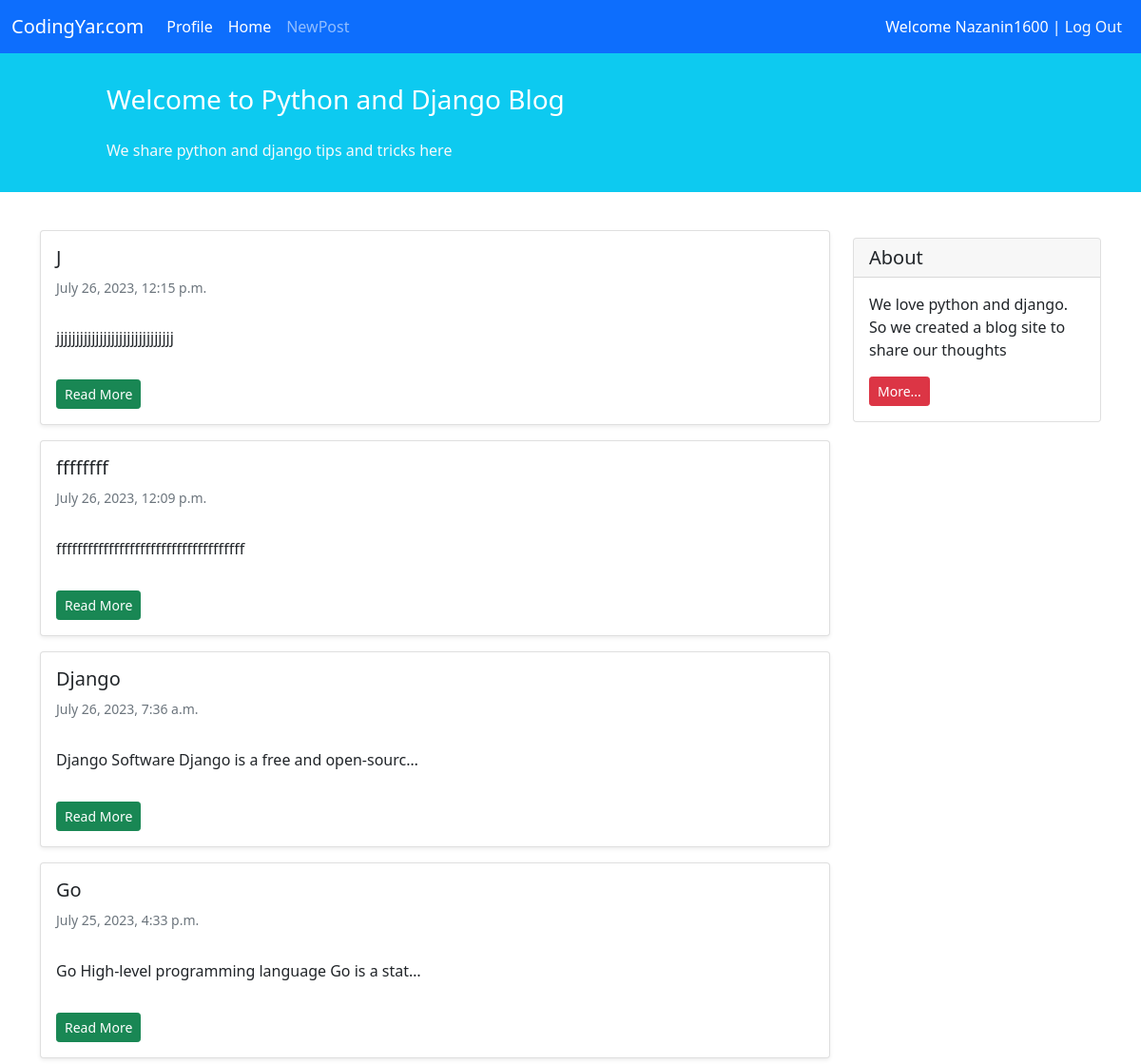
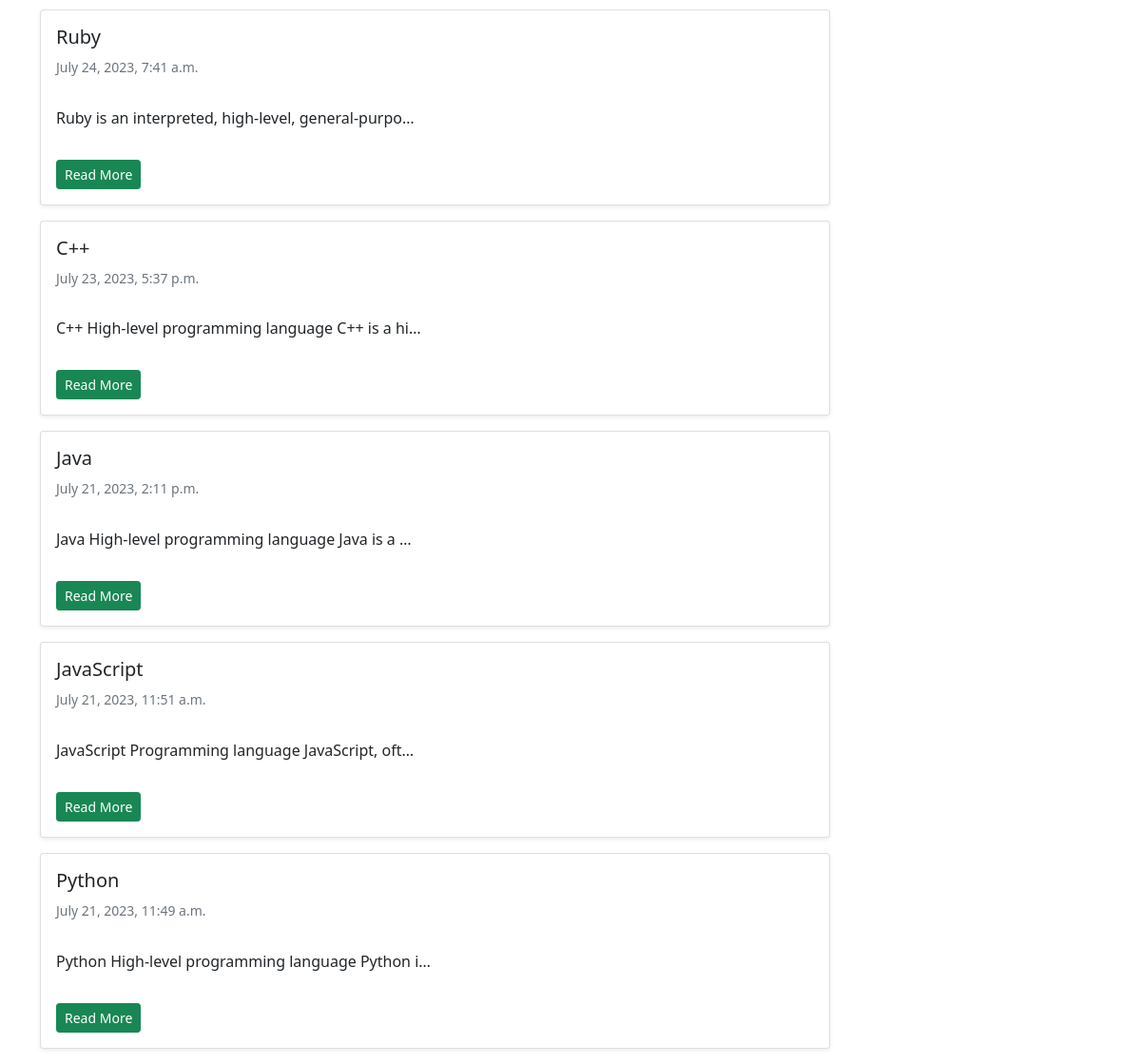
Screenshot of /blog/ (signed in) with the database file from the repository (2 pictures, top to bottom).
### blog/models.py (models this page shows)
class Post(models.Model):
    STATUS_CHOICES = (
        ('Pub', 'Published'),
        ('Drf', 'Draft'),
    )
    title = models.CharField(max_length=100)
    text = models.TextField()
    author = models.ForeignKey("auth.User", on_delete=models.CASCADE)
    datetime_creation = models.DateTimeField(auto_now_add=True)
    datetime_modified = models.DateTimeField(auto_now=True)
    status = models.CharField(max_length=3, choices=STATUS_CHOICES)
    def get_absolute_url(self):
        return reverse("post_detail", kwargs={"pk": self.pk})

### blog/views.py (the view)
# urls.py: path('', views.PostListView.as_view(), name='posts_list'),
class PostListView(generic.ListView):
    template_name = "blog/posts_list.html"
    context_object_name = "posts"
    def get_queryset(self):
        return Post.objects.filter(status="Pub").order_by("-datetime_modified")

### blog/templates/blog/posts_list.html (shortened to what this page needs)
{% extends '_base.html' %}
{% block content %}
<div class="container mt-4">
  <div class="row">
    <div class="col-9">
      {% for post in posts %}
      <div class="card shadow-sm my-3">
        <div class="card-body">
          <h5 class="card-title">{{post.title}}</h5>
          <h6 class="card-subtitle mb-2 text-muted small py-2">{{post.datetime_modified}}</h6>
          <p class="card-text py-3">
            {{post.text|truncatechars:50}}
          </p>
          <a href ="{{post.get_absolute_url}}" class="btn btn-sm btn-success">Read More</a>
        </div>
      </div>
      {% endfor %}
    </div>
    <div class="col-3">
      <div class="card my-4">
        <h5 class="card-header">About</h5>
        <div class="card-body">
          <p class="card-text">
            We love python and django. So we created a blog site to share our
            thoughts
          </p>
          <a href="#" class="btn btn-sm btn-danger"> More... </a>
        </div>
      </div>
    </div>
  </div>
</div>
{% endblock content %}

### templates/_base.html (shortened to what this page needs)
<!DOCTYPE html>
<html lang="en">
  <head>
    <link
      href="https://cdn.jsdelivr.net/npm/bootstrap@5.1.3/dist/css/bootstrap.min.css"
      rel="stylesheet"
    />
  </head>
  <body>
    <nav class="navbar navbar-expand-lg navbar-dark bg-primary">
      <div class="container-fluid">
        <a class="navbar-brand" href="#">CodingYar.com</a>
        <div class="collapse navbar-collapse" id="navbarNavAltMarkup">
          <div class="navbar-nav">
            <a
              class="nav-link active"
              aria-current="page"
              href="{% url 'profile' %}"
              >Profile</a
            >
            <a
              class="nav-link active"
              aria-current="page"
              href="{% url 'posts_list' %}"
              >Home</a
            >
            <a class="nav-link" href="{% url 'post_create' %}">NewPost</a>
          </div>
        </div>
        <div class="mx-2 text-white">
          {% if user.is_authenticated %} Welcome {{user.username}} |
          <a
            class="text-light"
            style="text-decoration: none"
            href="{% url 'logout' %}"
            >Log Out</a
          >
          {% endif %}
        </div>
      </div>
    </nav>
    <div class="container-fluid bg-info">
      <div class="row py-3">
        <div class="col-md-8 col-md-10 mx-auto">
          <h3 class="my-4 mt-3 text-white">
            Welcome to Python and Django Blog
          </h3>
          <p class="text-light">
            We share python and django tips and tricks here
          </p>
        </div>
      </div>
    </div>
    {% block content %}{% endblock content %}
  </body>
</html>

### rows the page displays
Post: title "J", datetime_modified "July 26, 2023, 12:15 p.m.", text "jjjjjjjjjjjjjjjjjjjjjjjjjjjjjj"
Post: title "ffffffff", datetime_modified "July 26, 2023, 12:09 p.m.", text "ffffffffffffffffffffffffffffffffffff"
Post: title "Django", datetime_modified "July 26, 2023, 7:36 a.m.", text "Django Software Django is a free and open-sourc…"
Post: title "Go", datetime_modified "July 25, 2023, 4:33 p.m.", text "Go High-level programming language Go is a stat…"
Post: title "Ruby", datetime_modified "July 24, 2023, 7:41 a.m.", text "Ruby is an interpreted, high-level, general-purpo…"
Post: title "C++", datetime_modified "July 23, 2023, 5:37 p.m.", text "C++ High-level programming language C++ is a hi…"
Post: title "Java", datetime_modified "July 21, 2023, 2:11 p.m.", text "Java High-level programming language Java is a …"
Post: title "JavaScript", datetime_modified "July 21, 2023, 11:51 a.m.", text "JavaScript Programming language JavaScript, oft…"
Post: title "Python", datetime_modified "July 21, 2023, 11:49 a.m.", text "Python High-level programming language Python i…"

### other values shown
{{ user.username }} "Nazanin1600"
